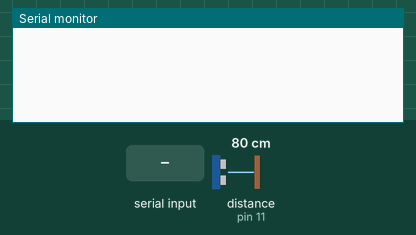
Simulated run of this sketch. Board: Arduino Uno, built with avr-gcc and run on an emulated ATmega328P. Parts: the last lines printed to the serial monitor. Inputs (shaded band) come from the test bench; at power-on: distance to the obstacle (sensor on pin 11) 80 cm. The echo pulse lasts 58.3 µs per cm.

Above: at 1.2 s.
1.3 s: "!" received over Serial
At 1.48 s:
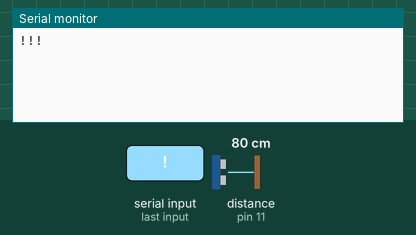
2.9 s: "?" received over Serial
At 3.12 s:
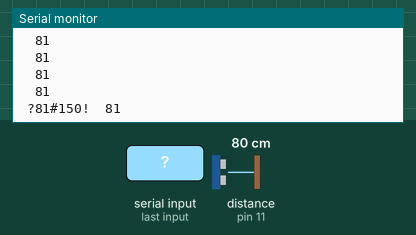
4.4 s: distance to the obstacle (sensor on pin 11) set to 18 cm
At 4.43 s:
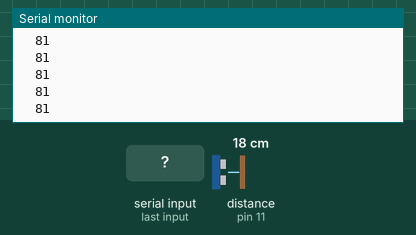
5.9 s: distance to the obstacle (sensor on pin 11) set to 35 cm
At 5.96 s:
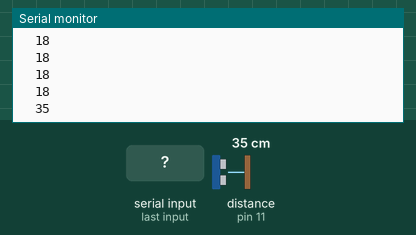
Timing chart, 0 to 8.4 s (numbered marks = the images above; inputs shaded):
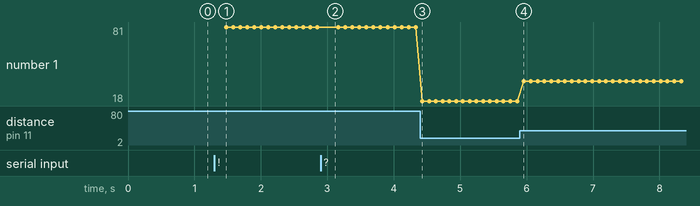

Measured:
- after the input at 1.3 s, the serial monitor: prints a new line after 0.07 s (image 1)
- after the input at 2.9 s, the serial monitor: prints a new line after 0.06 s (image 2)
- after the input at 5.9 s, the serial monitor: prints a new line after 0.06 s (image 4)
- plotted number 1: 81 → 18 after the input at 4.4 s, 18 → 35 after the input at 5.9 s

The sketch:

SensorDistancia.ino
```cpp
// ---------------------------------------------------------------------------
// Example NewPing library sketch that does a ping about 20 times per second.
// ---------------------------------------------------------------------------

#include <NewPing.h>

#define TRIGGER_PIN  12  // Arduino pin tied to trigger pin on the ultrasonic sensor.
#define ECHO_PIN     11  // Arduino pin tied to echo pin on the ultrasonic sensor.
#define MAX_DISTANCE 300 // Maximum distance we want to ping for (in centimeters). Maximum sensor distance is rated at 400-500cm.
#define MIN_DISTANCE 50
#define DEFAULT_DISTANCE 150
#define STEP_RANGE 10
#define DELAY 100

int range = DEFAULT_DISTANCE;
boolean running = false;
boolean paused = false;

NewPing sonar(TRIGGER_PIN, ECHO_PIN, MAX_DISTANCE); // NewPing setup of pins and maximum distance.

void setup() {
  Serial.begin(9600); // Open serial monitor at 9600 baud to send info via Bluetooth.
}

void loop() {
  unsigned int uS = sonar.ping(); // Send ping, get ping time in microseconds (uS).
  unsigned int distCm = uS / US_ROUNDTRIP_CM;

  if (Serial.available() > 0) {
    char c = Serial.read();
    if (c == '!') {
      Serial.println("!!!");
      running = !running;
      goto bailout;
    }
    if (c == '+' && range < MAX_DISTANCE) {
      range += STEP_RANGE;
      goto bailout;
    }
    if (c == '-' && range > MIN_DISTANCE) {
      range -= STEP_RANGE;
      goto bailout;
    }
    if (c == '?') {
      Serial.print(" ?");
      Serial.print(distCm);
      Serial.print("#");
      Serial.print(range);
      if (running) {
        Serial.print("!");
      }
      goto bailout;
    }
  }

  if (running) {
    if (distCm > 0 && distCm <= range) {
      if (distCm <= 10) {
        paused = !paused;
        delay(2000);  // Lets give some time to the hand goes away...
      }
      if (!paused) {
        Serial.print("  "); // Lets give something to "wake-up" the receiving buffer
        Serial.println(distCm, DEC);
      }
    }
  }
bailout:
  delay(DELAY);
}
```
